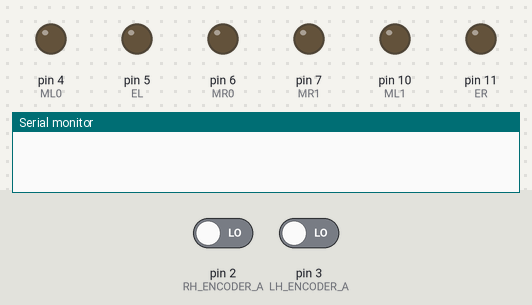
This sketch was run on a simulated Arduino Uno, built with avr-gcc and run on an emulated ATmega328P. Shown: output pins drawn as LEDs (lit = HIGH), the last lines printed to the serial monitor. The test bench sets the inputs (shaded band); at power-on: pin 2 (RH_ENCODER_A) LOW, pin 3 (LH_ENCODER_A) LOW.

Above: at 0.1 s.
At 1.6 s:
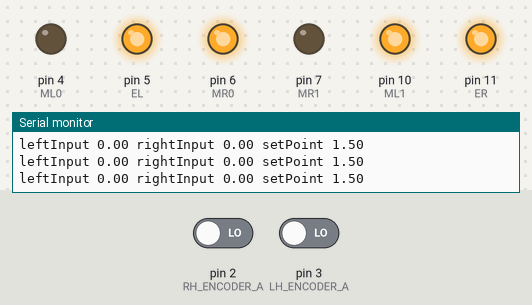
At 5.5 s:
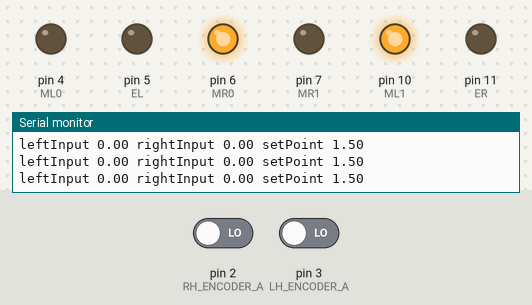
Timing chart, 0 to 7.0 s (numbered marks = the images above):
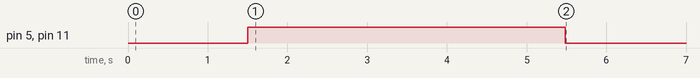

The sketch:

pid_calibrator.ino
```cpp
#include "encoders.h"
#include "motors_speed.h"

#define maxPID 20
#define minPID 0
#define maxPWM 255
#define minPWM 0

double vel = 0.15;
int time = 180;
int foward   = HIGH;
int backward = LOW;

int left_pwm  = 0, right_pwm = 0;

double LKp = 0.6, LKi = 0.00051, LKd = 0.0013;
double RKp = 0.98, RKi = 0.0011, RKd = 0.0007;

double error_L, lastError_L, cumError_L, rateError_L;
double error_R, lastError_R, cumError_R, rateError_R;

float curr_speed_left = 0, curr_speed_right = 0;
float goal_speed_left = vel, goal_speed_right = vel;

float wheel_diameter = (43.38) / 1000;
unsigned int pulses_per_turn = 600;
unsigned long currentTime, previousTime;
volatile long rel_left_count = 0, rel_right_count = 0;
double elapsedTime, samplingTime = 40;

double samplingTimeSec = samplingTime / 1000.0;


void computeSpeeds()
{
  if (elapsedTime >= samplingTime)
  {
    rel_left_count  = left_count()  - rel_left_count;
    rel_right_count = right_count() - rel_right_count;

    curr_speed_left  = 3.1416 * wheel_diameter * fabs(rel_left_count)  / pulses_per_turn * 1000.0 / elapsedTime;
    curr_speed_right = 3.1416 * wheel_diameter * fabs(rel_right_count) / pulses_per_turn * 1000.0 / elapsedTime;

    rel_left_count  = left_count();
    rel_right_count = right_count();
    previousTime = currentTime;
  }
}

void speedsToPwm(double output_L, double output_R)
{

  left_pwm  = map(output_L*100, minPID, maxPID, minPWM, maxPWM);
  right_pwm = map(output_R*100, minPID, maxPID, minPWM, maxPWM);

  if(left_pwm  < 0)  left_pwm = 0;
  if(right_pwm < 0) right_pwm = 0;

  if(left_pwm  > 255)  left_pwm = 255;
  if(right_pwm > 255) right_pwm = 255;
/*
  Serial.print("left_pwm");
  Serial.print(" ");
  Serial.print(left_pwm);
  Serial.print(" ");
  Serial.print("right_pwm");
  Serial.print(" ");
  Serial.println(right_pwm);//*/
}

void pid(){
  currentTime = millis();
  elapsedTime = (double)(currentTime - previousTime);

  computeSpeeds();
  error_L = goal_speed_left  - curr_speed_left;
  error_R = goal_speed_right - curr_speed_right;

  cumError_L += error_L * elapsedTime;
  cumError_R += error_R * elapsedTime;

  rateError_L = (error_L - lastError_L) / samplingTimeSec;
  rateError_R = (error_R - lastError_R) / samplingTimeSec;

  double output_L = LKp*error_L + LKi*cumError_L + LKd*rateError_L;
  double output_R = RKp*error_R + RKi*cumError_R + RKd*rateError_R;

  lastError_L = error_L;
  lastError_R = error_R;

  speedsToPwm(output_L, output_R);
}

void setup() {
  set_motors();
  set_encoders_input();
  Serial.begin(230400);
  delay(1500);
  int i=0;

  while(i<time)
  {
    pid();
    move_motors(foward, left_pwm, foward, right_pwm);


    Serial.print("leftInput");
    Serial.print(" ");
    Serial.print(curr_speed_left*10);
    Serial.print(" ");

    Serial.print("rightInput");
    Serial.print(" ");
    Serial.print(curr_speed_right*10);
    Serial.print(" ");
    Serial.print("setPoint");
    Serial.print(" ");
    Serial.println(goal_speed_right*10);//*/

    i++;
    delay(20);
  }
  move_motors(foward, 0, foward, 0);
}

void loop() {
}
```

encoders.cpp
```cpp
#include <Arduino.h>

#define RH_ENCODER_A 2
#define RH_ENCODER_B 8
#define LH_ENCODER_A 3
#define LH_ENCODER_B 9

volatile  long rightCount = 0;
volatile  long leftCount = 0;


void leftEncoderEvent(){
  if(digitalRead(LH_ENCODER_A) == HIGH)
    if(digitalRead(LH_ENCODER_B) == LOW) leftCount--;
    else leftCount++;
  else
    if(digitalRead(LH_ENCODER_B) == LOW) leftCount++;
    else leftCount--;
}

void rightEncoderEvent(){
  if(digitalRead(RH_ENCODER_A) == HIGH)
    if(digitalRead(RH_ENCODER_B) == LOW) rightCount++;
    else rightCount--;
  else
    if(digitalRead(RH_ENCODER_B) == LOW) rightCount--;
    else rightCount++;
}

volatile long left_count(){
	return leftCount;
}

volatile long right_count(){
	return rightCount;
}

void set_encoders_input(){
	pinMode(RH_ENCODER_A, INPUT);
	pinMode(RH_ENCODER_B, INPUT);
	pinMode(LH_ENCODER_A, INPUT);
	pinMode(LH_ENCODER_B, INPUT);

	attachInterrupt(0, rightEncoderEvent, CHANGE);
	attachInterrupt(1, leftEncoderEvent, CHANGE);
}
```

encoders.h
```cpp
void set_encoders_input();
void leftEncoderEvent();
void rightEncoderEvent();
volatile long left_count();
volatile long right_count();
```

motors_speed.cpp
```cpp
#include <Arduino.h>

#define ML0  4
#define ML1 10
#define MR0  6
#define MR1  7

#define EL   5
#define ER  11


void set_motors(){
	pinMode(ML0, OUTPUT);
	pinMode(ML1, OUTPUT);
	pinMode(EL,  OUTPUT);
	pinMode(MR0, OUTPUT);
	pinMode(MR1, OUTPUT);
	pinMode(ER,  OUTPUT);
}

void move_motors(int left_dir, int left_pwm, int right_dir, int right_pwm) {
		digitalWrite(ML0, !left_dir);
		digitalWrite(ML1, left_dir);
		analogWrite(EL, left_pwm);

		digitalWrite(MR0, right_dir);
		digitalWrite(MR1, !right_dir);
		analogWrite(ER, right_pwm);
}
```

motors_speed.h
```cpp
void set_motors();
void move_motors(int, int, int, int);
```
